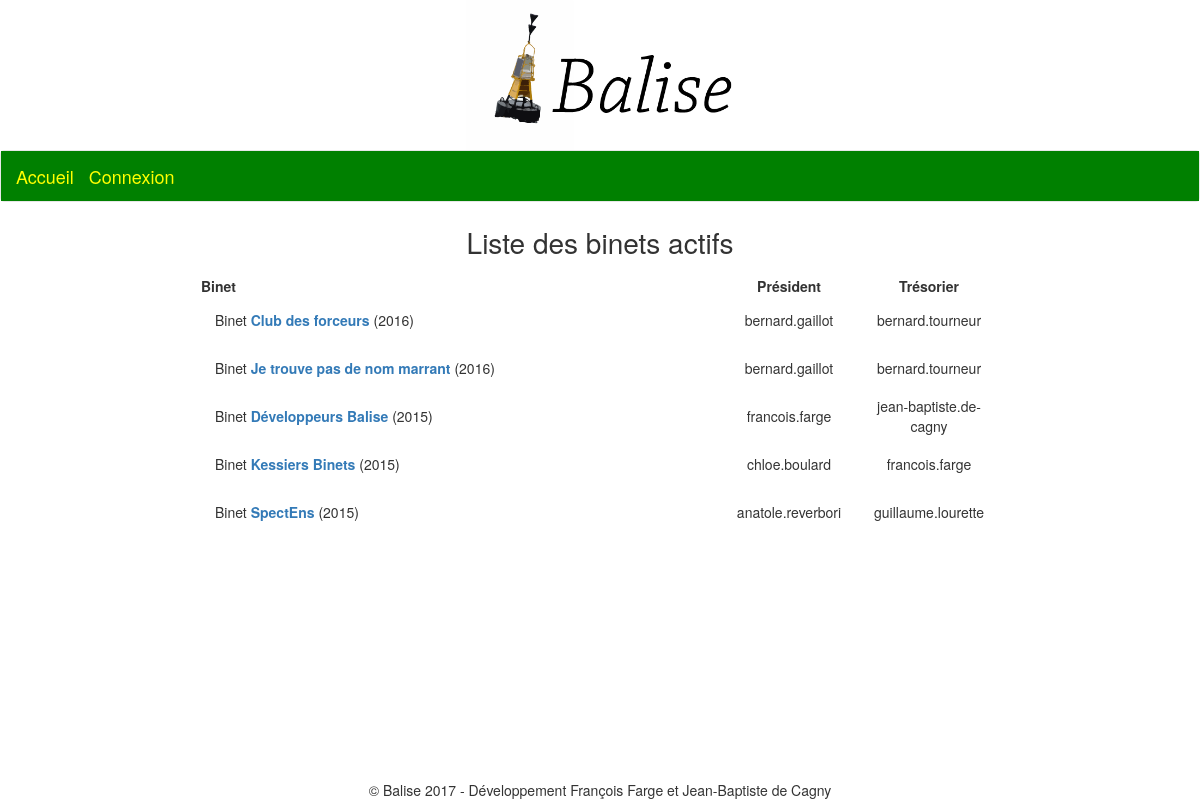
Page /binets/ on the earlier database version.
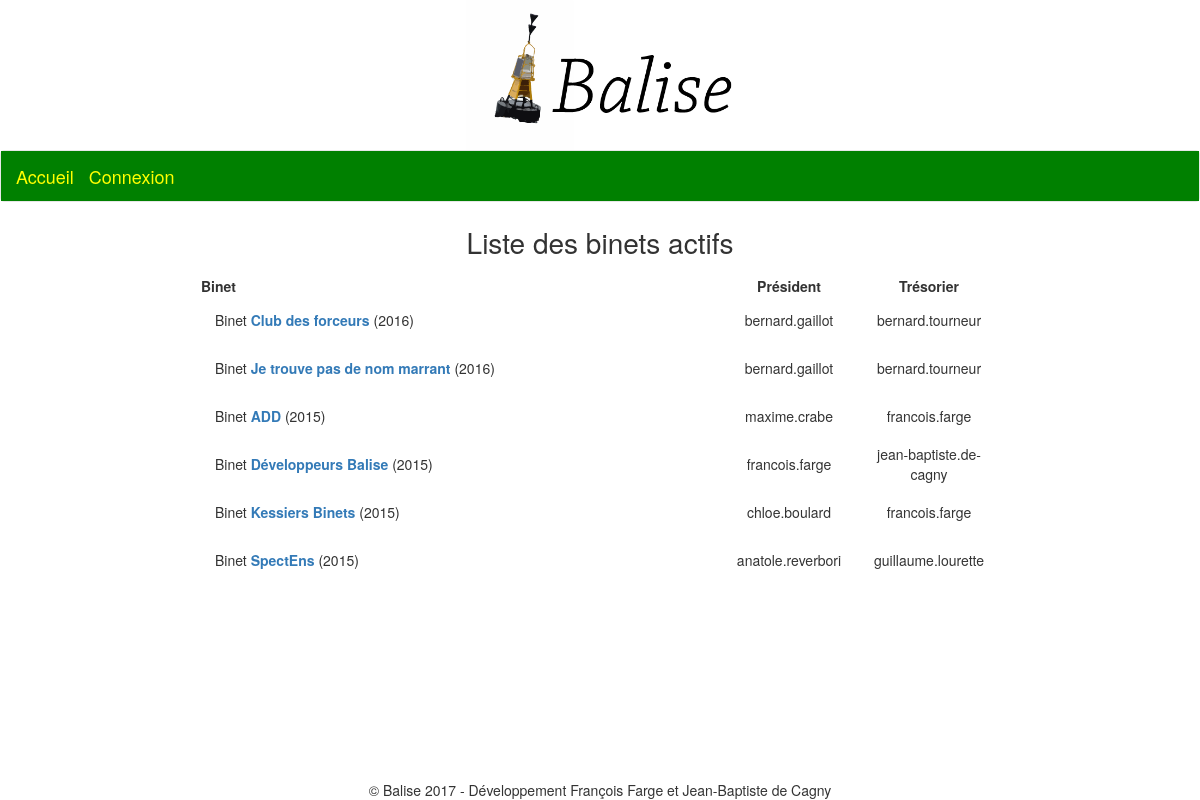
Same page on the later database version.
### binets/models.py (models this page shows, shortened)
class Binet(models.Model):
	nom = models.CharField(max_length=100)
	description = models.TextField(blank=True, null = True) # facultatif
	type_binet = models.ForeignKey('TypeBinet', verbose_name = "Type du binet")
	remarques_admins = models.TextField(blank=True, null = True) # facultatif
	is_active = models.BooleanField(verbose_name = "Actif", default=True)
	current_president = models.ForeignKey(User, verbose_name = "Président", related_name = "current_president")
	current_tresorier = models.ForeignKey(User, verbose_name = "Trésorier", related_name = "current_tresorier")
	current_promotion = models.ForeignKey('accounts.Promotion', verbose_name = "Promo")
	@models.permalink
	def get_history_url(self):
		return ('binet_history', [self.id])
	class Meta:
		ordering = ('current_promotion', 'nom',)
		unique_together = ('nom',)

### accounts/models.py (models this page shows)
class Promotion(models.Model):
	nom = models.CharField(max_length=4)
	class Meta:
		ordering = ('-nom',)
		unique_together = ('nom',)
	def __str__(self):
		return self.nom

### binets/views.py (the view)
def all_binets(request):
	liste_binets = Binet.objects.filter(is_active=True)
	return render(request, 'binets/all_binets.html', locals())

### binets/templates/binets/all_binets.html
{% extends 'base.html' %}
{% block content %}
	<div id="page-title">Liste des binets actifs</div>
	<section id="table-container">
		<table id="liste-binets">
			<thead class="liste-binets">
				<tr>
					<th class="nom-binet-head">Binet</th>
					<th class="binet-user-head">Président</th>
					<th class="binet-user-head">Trésorier</th>
				</tr>
			</thead>
			<tbody>
				{% for binet in liste_binets %}
					<tr class="mandat">
						<td class="nom-binet">
							Binet <strong><a href="{{ binet.get_history_url }}">{{ binet.nom }}</a> </strong> ({{ binet.current_promotion }})
						</td>
						<td class="binet-user">
							{{ binet.current_president }}
						</td>
						<td class="binet-user">
							{{ binet.current_tresorier }}
						</td>
					</tr>
				{% endfor %}
			</tbody>
		</table>
	</section>
{% endblock %}

Differences in the rows shown:
added Binet: nom "ADD", current_promotion "2015", current_president "maxime.crabe", current_tresorier "francois.farge"
